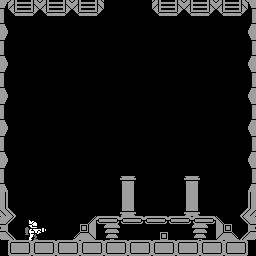

This game map was drawn from its Tiled (.tmx) file and the tilesets committed beside it. A one-line description and the full map source follow:
An orthogonal 32x32 tile map with 8x8 px tiles, 1 tile layer (Tile Layer 1).

<map version="1.0" tiledversion="1.0.3" orientation="orthogonal" renderorder="right-down" width="32" height="32" tilewidth="8" tileheight="8" nextobjectid="1">
 <tileset firstgid="1" source="test_tileset.tsx" />
 <layer name="Tile Layer 1" width="32" height="32">
  <data encoding="csv">
2147486425,3221227109,3221227108,3221227107,3221227106,3221227109,3221227108,3221227107,3221227106,3221227109,3221227108,3221227107,3221227106,2055,2055,2055,1799,1799,1799,3221227109,3221227108,3221227107,3221227106,3221227109,3221227108,3221227107,3221227106,3221227109,3221227108,3221227107,3221227106,2777,
2147486681,3221226853,3221226852,3221226851,3221226850,3221226853,3221226852,3221226851,3221226850,3221226853,3221226852,3221226851,3221226850,1543,2055,2055,2055,2055,2055,3221226853,3221226852,3221226851,3221226850,3221226853,3221226852,3221226851,3221226850,3221226853,3221226852,3221226851,3221226850,3033,
2147486937,1543,1543,1799,1799,1799,1799,1799,1799,1799,1799,1799,1799,1799,1799,1799,1799,1799,1799,1799,1799,2055,2056,2057,2058,2055,2055,2055,2055,2055,2055,3289,
2147487193,1799,1799,2055,2055,2055,2055,2055,2055,1543,1544,1545,1546,1547,1547,1547,1547,1547,1547,1547,1547,1547,1547,1547,1547,1547,1547,1547,1547,1547,1547,3545,
2147486425,2055,2055,2055,2055,2055,2055,1543,1543,1543,1543,1544,1545,1546,1547,1803,1803,1803,1803,1803,1803,1803,1803,1803,1803,1803,1803,1803,1803,1803,1803,2777,
2147486681,2055,1543,1544,1545,1546,1547,1799,1799,1799,1799,1543,1544,1545,1546,1547,1547,1547,1547,1547,1547,1547,1547,1547,1547,1547,1547,1547,1547,1547,1547,3033,
2147486937,1543,1544,1545,1546,1547,1543,1544,1545,1546,1547,1547,1547,1547,1547,1803,1803,1803,1803,1803,1803,1803,1803,1803,1803,1803,1803,1803,1803,1803,1803,3289,
2147487193,1543,1544,1545,1543,1543,1543,1543,1543,1543,1543,1543,1543,1543,1543,1543,1543,1543,1543,1543,1543,1543,1543,1543,1543,1543,1543,1544,1545,1546,1547,3545,
2147486425,1543,1544,1545,1799,1799,1799,1799,1799,1799,1799,1799,1799,1799,1799,1799,1799,1799,1799,1799,1799,1799,1799,1799,1799,1799,1799,1543,1543,1543,1543,2777,
2147486681,1543,1544,1545,2055,2055,2055,2055,2055,2055,2055,2055,2055,2055,2055,2055,2055,2055,2055,2055,2055,2055,2055,2055,2055,2055,2055,1799,1799,1799,1799,3033,
2147486937,1799,1543,1544,1545,1546,1799,1800,1801,1802,1803,1543,1544,1545,1546,1547,1547,1547,1547,1547,1547,1547,1547,1547,1547,1547,1547,1547,1547,1547,1547,3289,
2147487193,2055,1543,1543,1543,1543,1543,1544,1545,1546,1547,1547,1547,1547,1547,1803,1803,1803,1803,1803,1803,1803,1803,1803,1803,1803,1803,1803,1803,1803,1803,3545,
2147486425,1543,1799,1799,1799,1799,1799,1543,1543,1543,1543,1543,1543,1543,1543,1543,1543,1543,1543,1543,1543,1543,1543,1543,1543,1544,1545,1546,1547,2059,2059,2777,
2147486681,1799,2055,2055,2055,2055,2055,1799,1799,1799,1799,1799,1799,1799,1799,1799,1799,1799,1799,1799,1799,1799,1799,1799,1799,1543,1543,1543,1543,1543,1543,3033,
2147486937,1544,1545,1546,1547,1543,1544,1545,1546,1547,1547,1547,1547,1547,1547,1547,1547,1547,1547,1547,1547,1547,1547,1547,1547,1547,1547,1547,1547,1547,1547,3289,
2147487193,1544,1545,1546,1547,1543,1543,1543,1543,1543,1543,1543,1543,1544,1545,1546,1547,1803,1803,1803,1803,1803,1803,1803,1803,1803,1803,1803,1803,1803,1803,3545,
2147486425,1544,1545,1546,1547,1547,1799,1799,1799,1799,1799,1799,1543,1544,1545,1546,1547,1543,1543,1543,1543,1543,1543,1543,1543,1543,1543,1543,1543,1544,1545,2777,
2147486681,1545,1543,1544,1545,1546,1547,1543,1544,1545,1546,1547,1544,1545,1546,1547,1803,1545,1546,1547,1547,1547,1547,1547,1547,1547,1547,1547,1547,1547,1547,3033,
2147486937,1545,1543,1544,1545,1546,1543,1799,1800,1801,1802,1803,1544,1545,1546,1547,2059,1546,1547,1803,1803,1547,1803,1803,1803,1803,1803,1803,1803,1803,1803,3289,
2147487193,1543,1543,1544,1545,1543,1799,2055,2056,2057,2058,2059,1545,1546,1547,1803,2059,1546,1547,2059,2059,1543,1543,1543,1543,1543,1543,1543,1543,1543,1543,3545,
2147486425,1799,1543,1544,1545,1799,2055,2056,2057,2058,2059,1544,1545,1546,1547,2059,2059,1547,1803,2058,2059,1547,1547,1547,1547,1547,1547,1547,1547,1547,1547,2777,
2147486681,2055,1543,1544,1545,2055,2055,2056,2057,2058,2059,1545,1546,1547,1803,2059,1547,1803,2059,2059,1543,1543,1543,1543,1543,1543,1544,1545,1546,1547,1544,3033,
2147486937,2055,1543,1544,1545,2055,2056,2057,2058,2059,1546,1547,1547,1803,2059,2495,2496,2059,2058,2059,1799,1799,1543,2495,2496,1543,1544,1545,1546,1547,1545,3289,
2147487193,2056,1543,1544,1545,2055,2056,2057,2058,2059,1546,1547,1803,2059,2059,2751,2752,2058,2059,1799,2055,1543,1799,2751,2752,1544,1545,1546,1547,1803,1546,3545,
2147485135,2147485134,1543,1544,1545,2055,2056,2057,2058,2059,1547,1803,2059,2059,1545,3007,3008,2059,2055,2055,1543,1799,2055,3007,3008,1544,1545,1546,1547,2059,1486,1487,
2147485391,2147485390,1543,1544,1545,2055,2056,2057,2058,2059,1803,2059,2059,1544,1545,3263,3264,2057,1543,1543,1799,1543,1544,3263,3264,1547,1547,1547,1803,1547,1742,1743,
2147485647,2147485646,2848,2849,2850,2851,2852,2057,2058,2059,2059,2059,1543,1544,1545,3519,3520,1543,1799,1799,1543,1544,1545,3519,3520,1803,1803,1803,2059,1547,1998,1999,
2147485132,2147485131,3104,3105,3106,3107,3108,2057,2058,1447,1448,1449,2134,2135,2136,2134,2135,2136,2134,2135,2136,2134,2135,2136,2134,2135,2136,2147485097,2147485096,2147485095,1073743819,1073743820,
2147485388,2147485387,3360,3361,3362,3363,3364,2058,2059,1703,1704,1705,1543,1354,1355,1546,1547,1803,1803,1803,1546,1547,1547,1803,1354,1355,1545,2147485353,2147485352,2147485351,1073743563,1073743564,
2147485644,2147485643,3616,3617,3618,3619,3620,2059,2056,1959,1960,1961,1543,1610,1611,1546,1547,2059,2059,2059,2887,1803,1803,2059,1610,1611,1546,2147485609,2147485608,2147485607,1073743307,1073743308,
2057,1330,1331,1332,1330,1331,1332,1330,1331,1332,1330,1331,1332,1330,1331,1332,1330,1331,1332,1330,1331,1332,1330,1331,1332,1330,1331,1332,1330,1331,1332,1547,
2057,1586,1587,1588,1586,1587,1588,1586,1587,1588,1586,1587,1588,1586,1587,1588,1586,1587,1588,1586,1587,1588,1586,1587,1588,1586,1587,1588,1586,1587,1588,1803
</data>
 </layer>
</map>